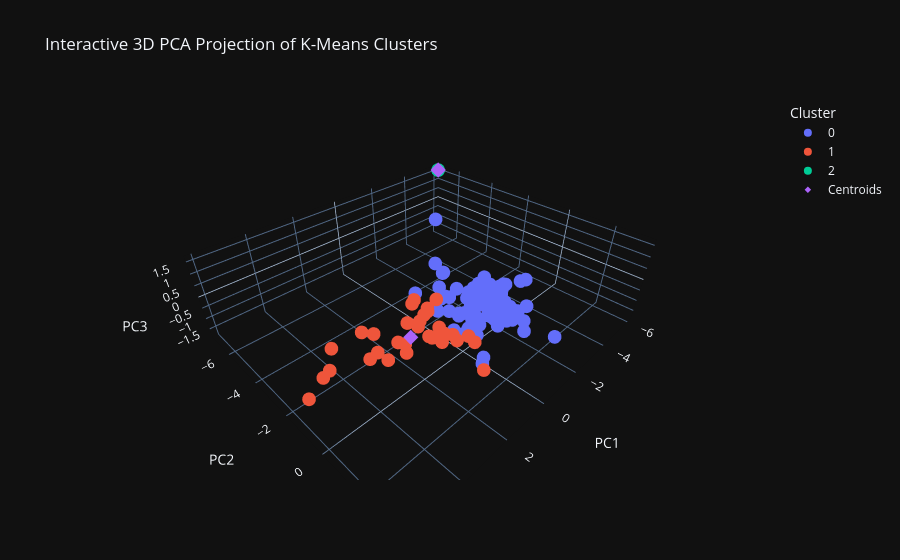

The cell this chart's notebook holds for it:
### Markdown cell above
For fun we asked Chat GPT to make an interactive 3-D plot of the three principal components of the K-means.

### Code cell
from sklearn.decomposition import PCA
import plotly.express as px
import pandas as pd

# PCA to 3 components
pca = PCA(n_components=3)
X_pca = pca.fit_transform(Xz)

# Transform centroids to PCA space
centroids_pca = pca.transform(centroids_std)

# Create dataframe for plotting
df_plot = pd.DataFrame({
    "PC1": X_pca[:,0],
    "PC2": X_pca[:,1],
    "PC3": X_pca[:,2],
    "Cluster": labels.astype(str)
})

# Plot points
fig = px.scatter_3d(
    df_plot,
    x="PC1",
    y="PC2",
    z="PC3",
    color="Cluster",
    title="Interactive 3D PCA Projection of K-Means Clusters"
)

# Add centroids
fig.add_scatter3d(
    x=centroids_pca[:,0],
    y=centroids_pca[:,1],
    z=centroids_pca[:,2],
    mode="markers",
    marker=dict(size=5, symbol="diamond"),
    name="Centroids"
)

fig.show()
